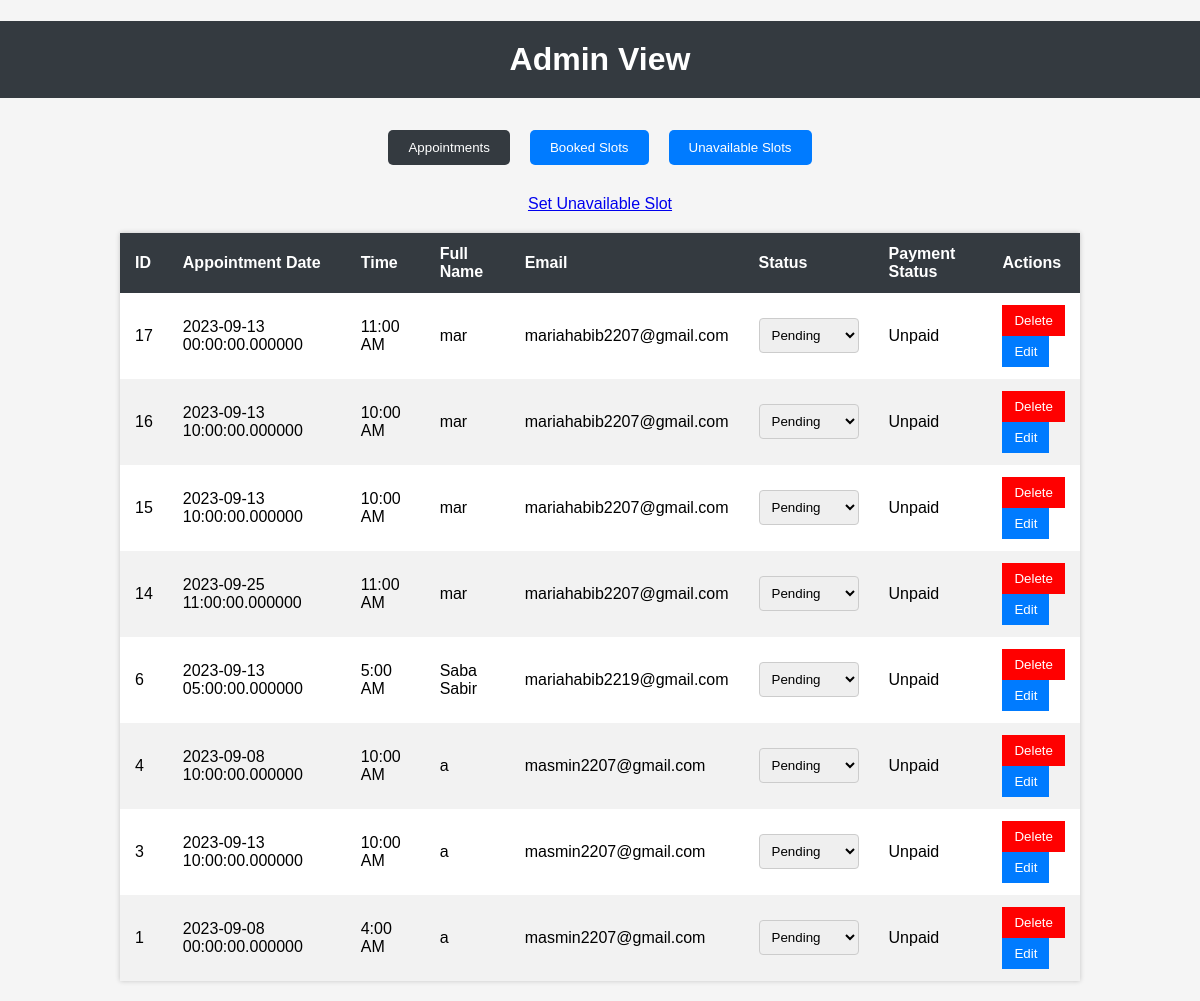
/admin_view (signed in), run on an earlier commit of the app's database.
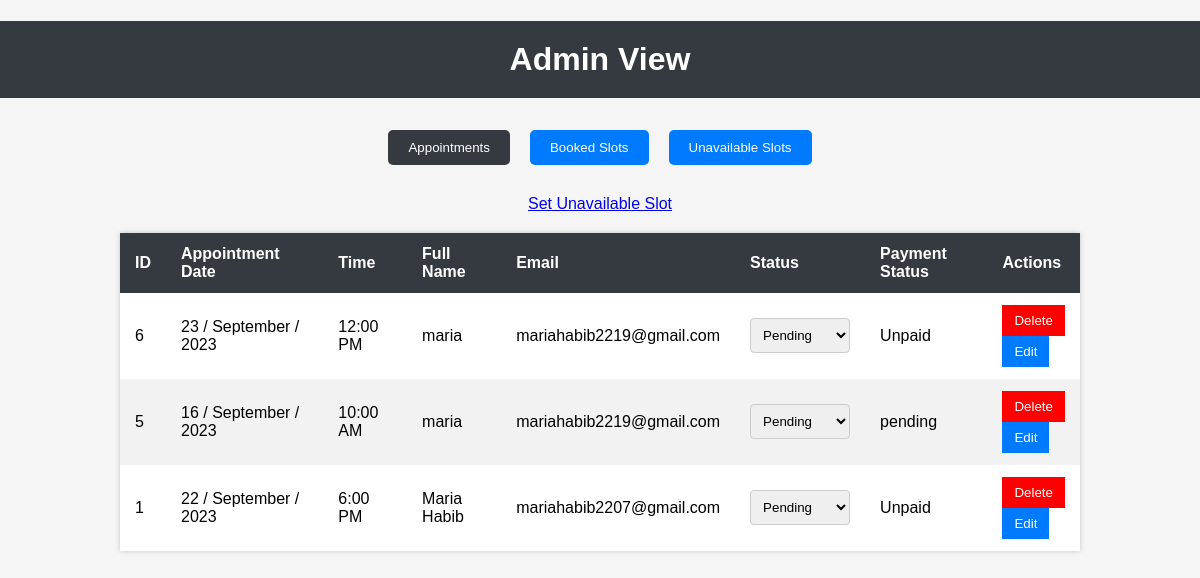
And on a later commit of the database.
### app.py (models this page shows)
class Appointment(db.Model):
    id = db.Column(db.Integer, primary_key=True)
    full_name = db.Column(db.String)
    email = db.Column(db.String)
    phone = db.Column(db.String)
    status = db.Column(db.String)
    payment_status = db.Column(db.String)
    date = db.Column(db.String)
    start_time = db.Column(db.String)  # Change the type to String
    end_time = db.Column(db.String)

### app.py (the view, shortened to what this page needs)
@app.route('/admin_view', methods=['GET', 'POST'])
def admin_view():
    if 'admin_authenticated' not in session or not session['admin_authenticated']:
        return redirect(url_for('login'))
    appointments = Appointment.query.all()
    booked_slots = db.session.query(BookedSlot, Appointment).join(Appointment).all()
    availability_slots = [slot for slot, _ in booked_slots if slot.status == "Unavailable"]
    appointments = sorted(appointments, key=lambda x: x.id, reverse=True)
    booked_slots = sorted(booked_slots, key=lambda x: x[0].id, reverse=True)
    availability_slots = sorted(availability_slots, key=lambda x: x.id, reverse=True)
    return render_template('admin_view.html', appointments=appointments , booked_slots= booked_slots ,availability_slots=availability_slots )

### templates/admin_view.html (shortened to what this page needs)
<!DOCTYPE html>
<html>
<head>
</head>
<body>
    <h1>Admin View</h1>
    <div class="tab-container">
        <button class="tab-button active" onclick="showTab('appointments')">Appointments</button>
        <button class="tab-button" onclick="showTab('bookedSlots')">Booked Slots</button>
        <button class="tab-button" onclick="showTab('unavailableSlots')">Unavailable Slots</button>
    </div>
    <a href="{{ url_for('add_unavailable') }}">Set Unavailable Slot</a>
    <div class="tab-content active" id="appointmentsTab">
        <table>
            <thead>
                <tr>
                    <th>ID</th>
                    <th>Appointment Date</th>
                    <th>Time</th>
                    <th>Full Name</th>
                    <th>Email</th>
                    <th>Status</th>
                    <th>Payment Status</th>
                    <th>Actions</th>
                </tr>
            </thead>
            <tbody>
                {% for appointment in appointments if appointment.email %}
                <tr>
                    <td>{{ appointment.id }}</td>
                    <td>{{ appointment.date}}</td>
                    <td id="date-cells">{{ appointment.start_time }}</td>
                    <td>{{ appointment.full_name }}</td>
                    <td>{{ appointment.email }}</td>
                    <td>
                        <select name="appointment_status">
                            <option value="pending" {% if appointment.status=='pending' %}selected{% endif %}>Pending
                            </option>
                        </select>
                    </td>
                    <td>{{ appointment.payment_status }}</td>
                    <td>
                        <form method="POST" action="{{ url_for('admin_view') }}">
                            <button type="submit" id="delete_button" name="action" value="delete"
                                class="delete_button">Delete</button>
                        </form>
                        <form method="GET" action="{{ url_for('edit_appointment', appointment_id=appointment.id) }}">
                            <button type="submit">Edit</button>
                        </form>
                    </td>
                </tr>
                {% endfor %}
            </tbody>
        </table>
    </div>
</body>
</html>

### templates/admin_view.html (style rules this page uses)
body { font-family: Arial, sans-serif; margin: 0; padding: 0; background-color: #f5f5f5; }
h1 { text-align: center; padding: 20px; background-color: #343a40; color: #fff; }
table { margin: 20px auto; border-collapse: collapse; width: 80%; background-color: #fff; box-shadow: 0px 0px 5px 0px rgba(0, 0, 0, 0.2); }
th, td { padding: 12px 15px; text-align: left; }
th { background-color: #343a40; color: #fff; }
tr:nth-child(even) { background-color: #f2f2f2; }
select { padding: 8px; border: 1px solid #ccc; border-radius: 4px; }
button { padding: 8px 12px; border: none; background-color: #007bff; color: #fff; cursor: pointer; }
.delete_button { background-color: red !important; }
a { display: block; text-align: center; margin-top: 20px; }
.tab-container { display: flex; justify-content: center; }
.tab-button { padding: 10px 20px; margin: 10px; border: none; background-color: #007bff; color: #fff; cursor: pointer; border-radius: 5px; }
.tab-button.active { background-color: #343a40; }
.tab-content { display: none; }
.tab-content.active { display: block; }

What changed in the data, as far as the page shows it:
removed Appointment: id "17", date "2023-09-13 00:00:00.000000", start_time "11:00 AM", full_name "mar", email "mariahabib2207@gmail.com", payment_status "Unpaid"
removed Appointment: id "16", date "2023-09-13 10:00:00.000000", start_time "10:00 AM", full_name "mar", email "mariahabib2207@gmail.com", payment_status "Unpaid"
removed Appointment: id "15", date "2023-09-13 10:00:00.000000", start_time "10:00 AM", full_name "mar", email "mariahabib2207@gmail.com", payment_status "Unpaid"
removed Appointment: id "14", date "2023-09-25 11:00:00.000000", start_time "11:00 AM", full_name "mar", email "mariahabib2207@gmail.com", payment_status "Unpaid"
no longer on this page (row edited): Appointment: id "4", date "2023-09-08 10:00:00.000000", start_time "10:00 AM", full_name "a", email "masmin2207@gmail.com", payment_status "Unpaid"
no longer on this page (row edited): Appointment: id "3", date "2023-09-13 10:00:00.000000", start_time "10:00 AM", full_name "a", email "masmin2207@gmail.com", payment_status "Unpaid"
changed Appointment id 6: date "2023-09-13 05:00:00.000000" → "23 / September / 2023"; start_time "5:00 AM" → "12:00 PM"; full_name "Saba Sabir" → "maria"
added Appointment: id "5", date "16 / September / 2023", start_time "10:00 AM", full_name "maria", email "mariahabib2219@gmail.com", appointment_status "Pending", payment_status "pending"
changed Appointment id 1: date "2023-09-08 00:00:00.000000" → "22 / September / 2023"; start_time "4:00 AM" → "6:00 PM"; full_name "a" → "Maria Habib"; email "masmin2207@gmail.com" → "mariahabib2207@gmail.com"
